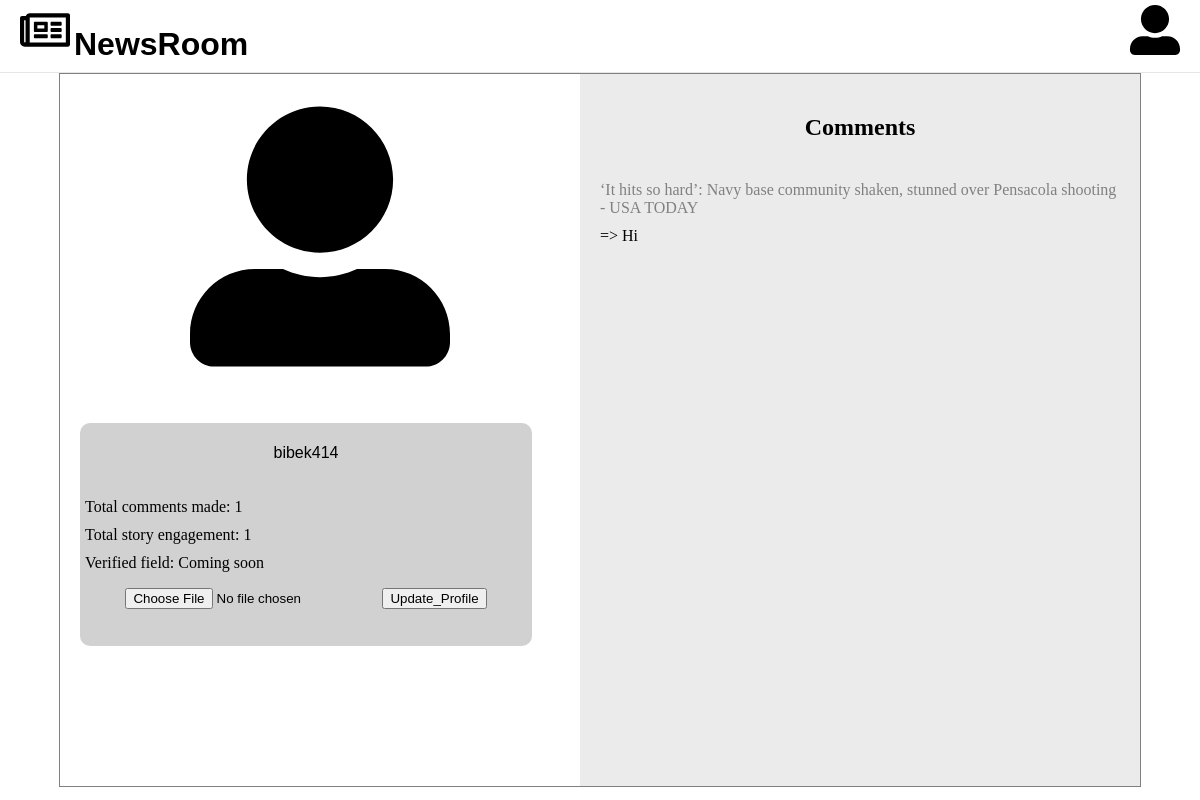
The page /profile/ (signed in) on the database its author committed.
### blog/models.py (models this page shows, shortened)
class NewsRoom(models.Model):
    title = models.TextField(default="Unknown source", null=True)
    post = models.TextField(default="A Comment..", null=True)
    image = models.TextField(default="Image url", null=True)
    url = models.TextField(default="#", null=True)
    source = models.TextField(default="Unknown source", null=True)
    def __str__(self):
        return self.title

class Comment(models.Model):
    news = models.ForeignKey(NewsRoom, on_delete=models.CASCADE, null=True)
    name = models.ForeignKey(User, on_delete=models.CASCADE, null=True)
    comment = models.TextField(default="posts")

### blog/views.py (the view, shortened to what this page needs)
# urls.py: path('profile/', login_required(views.ProfileView.as_view()), name = 'profile'),
class ProfileView(TemplateView):
    def get (self, request):
        if not request.user.is_authenticated:
            return HttpResponseRedirect(reverse_lazy('login'))
        user = request.user
        if request.GET.get('user') is not None:
            username = request.GET.get('user')
            user = User.objects.filter(username = username).first()
        comments = Comment.objects.filter(name = user)
        commentsNum = len(comments)
        stories = {}
        for comment in comments:
            if comment.news in stories:
                stories[comment.news].append(comment.comment)
            else:
                stories[comment.news] = [comment.comment]
        storiesNum = len(stories)
        image = UserProfile.objects.filter(user=request.user)
        if len(image) != 0:
            image = image.last().image
        else:
            image = None
        return render(request, 'static/profile.html', {"user": user, "storiesNum" : storiesNum, "commentsNum" :  commentsNum, "stories" : stories, 'image' : image})

### blog/templates/static/profile.html (shortened to what this page needs)
{% load static%}
<!DOCTYPE html>
    <html>
    <head>
    <link rel="stylesheet" href="{%static 'css/header.css' %}">
    <link rel="stylesheet" href="{%static 'css/profile.css' %}">
    </head>
    <body>
        <div class="header">
            <a class="left" href="{% url 'home' %}">
                <img src="{%static 'img/newsroom.svg' %}" class="icon "alt="">
                <h1>NewsRoom</h1>
            </a>
            <div class="right">
                <a href="{% url 'profile' %}">
                    <img src="{%static 'img/profile.svg' %}" class="icon" alt="">
                </a>
            </div>
        </div>
        <div class="profile">
            <div class="profileinfo">
                {% if image %}
                    <img src="/media/{{image}}" alt="" class="profileimage">
                {% else %}
                    <img src="{% static 'img/profile.svg' %%}" alt="" class="profileimage">
                {% endif %}
                <div class="info">
                    <p id="name">{{user.username}}</p>
                    <ul>
                        <li>Total comments made: {{commentsNum}}</li>
                        <li>Total story engagement: {{storiesNum}}</li>
                        <li>Verified field: Coming soon</li>
                    </ul>
                    <form action="{% url 'profile' %}" method="POST" enctype="multipart/form-data"> {% csrf_token %}
                        <input type="file" name="image" accept="image/*" id="image">
                        <input type="submit" value = "Update_Profile">
                    </form>
                </div>
            </div>
            <div class="chatinfo">
                <h2>Comments</h2>
                <ul>
                    {% for story, comments in stories.items %}
                        <li><a id="story" href="{% url 'chatroom' %}?news={{story.title}}">{{story}}</a></li>
                        {% for comment in comments %}
                            <li>=> <a href = "{% url 'profile' %}?user={{user.username}}">{{comment}}</a></li>
                        {% endfor %}
                    {% endfor %}
                </ul>
            </div>
        </div>
    </body>
</html>

### blog/static/css/header.css (style rules this page uses)
body,html { width: 100%; height: 100%; margin: 0; text-align: center; }
.header { background-color: #fff; border-bottom: 1px solid rgba(0,0,0,.0975); display: flex; position: relative; width: 100%; z-index: 1; -webkit-transition: height .2s ease-in-out; transition: height .2s ease-in-out; height: 67px; text-align: left; padding-top: 5px; }
.left { width: 80%; display: block; padding-left: 20px; text-align: left; }
.right { width: 20%; padding-right: 20px; text-align: right; }
h1 { color: black; display: inline; font-family: 'Gill Sans', 'Gill Sans MT', Calibri, 'Trebuchet MS', sans-serif; }
.icon { height: 50px; width: 50px; }
a { text-decoration: none; color: black; }

### blog/static/css/profile.css (style rules this page uses)
.profile { display: flex; height: 89%; width: 90%; margin: auto; border: 1px solid grey; }
.profileinfo { width: 50%; background: #fff; }
.profileimage { padding: 20px; width: 50%; height: 40%; }
.info { margin: 20px; width: 85%; height: 30%; border-radius: 10px; padding: 5px; background: #8080805c; }
#name { font-weight: 500; font-family: 'Gill Sans', 'Gill Sans MT', Calibri, 'Trebuchet MS', sans-serif; }
ul { text-align: left; list-style: none; padding-left: 0; padding-top: 10px; }
li { padding-top: 10px; }
.chatinfo { width: 50%; padding: 20px; background: #80808029; overflow-y: scroll; }
#story { color: grey; }

### rows shown on the page
NewsRoom: title "‘It hits so hard’: Navy base community shaken, stunned over Pensacola shooting - USA TODAY"
Comment: comments "Hi"

### other values the page prints
{{ user.username }} "bibek414"
{{ commentsNum }} "1"
{{ storiesNum }} "1"
